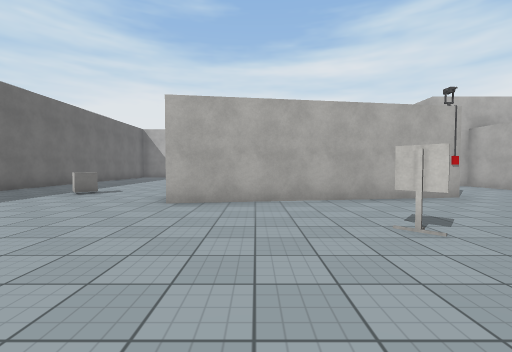
[1] (above)

20 first-person views from a walk through a 3-D level made in the Unity game engine. The camera is 1.4 m above the floor, tilts 2° down and sees 90° across. The floor is counted in squares, 2 m on a side. Each view is taken from the middle of a square. On the plan, view 1 faces up. The plan holds only what a view shows up to about 9 squares ahead; the rest is blank. The player is left out. Some surface patterns are stand-ins.

[2]
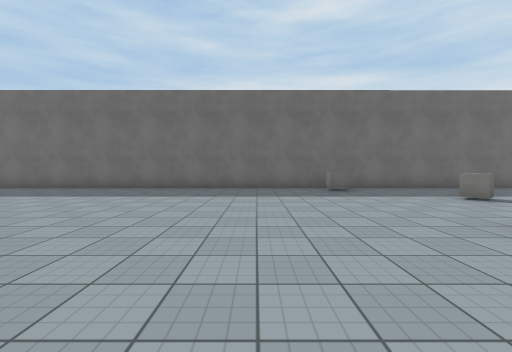

[3]
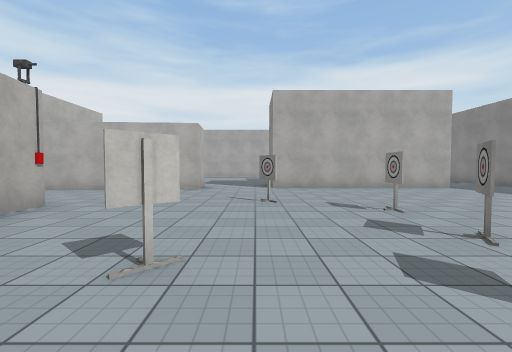

[4]
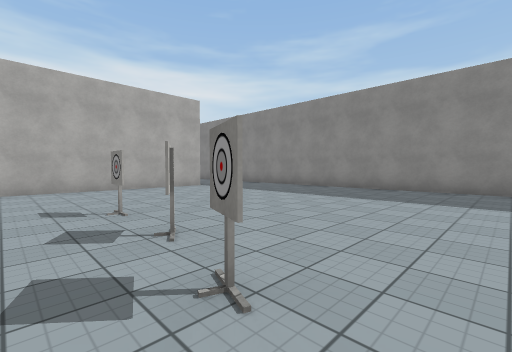

[5]
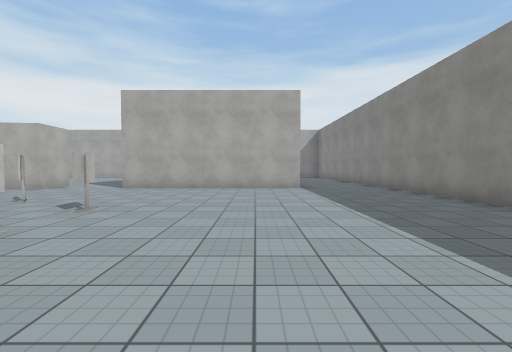

[6]
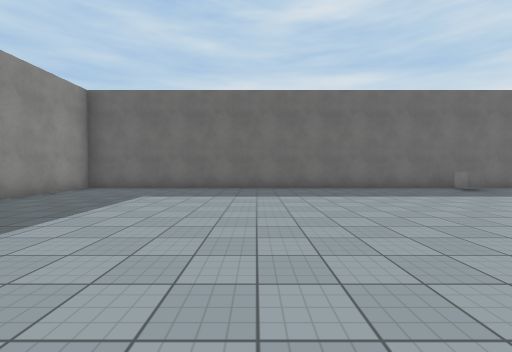

[7]
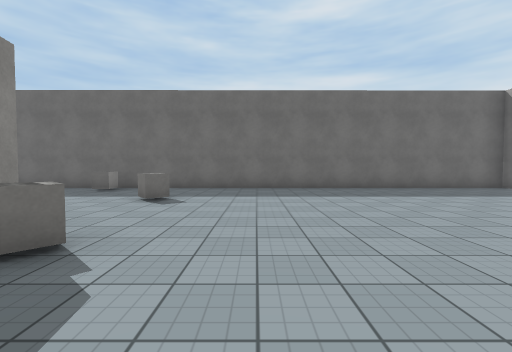

[8]
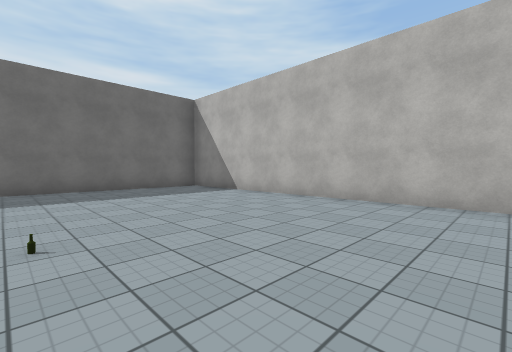

[9]
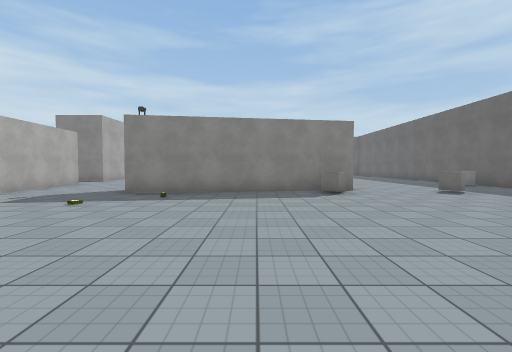

[10]
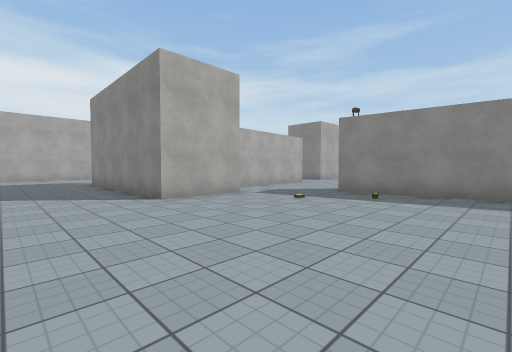

[11]
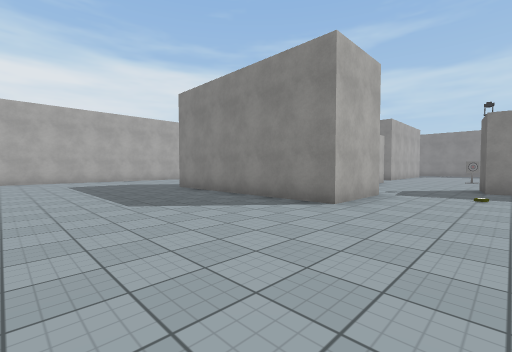

[12]
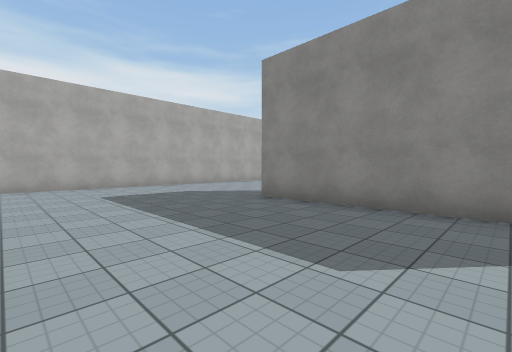

[13]
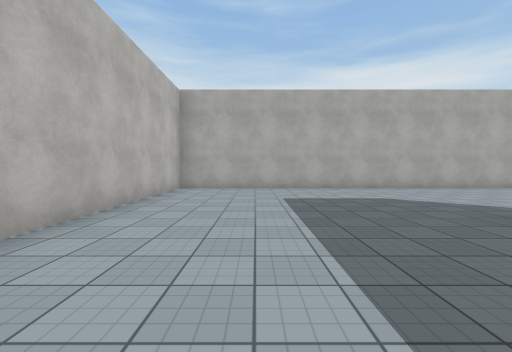

[14]
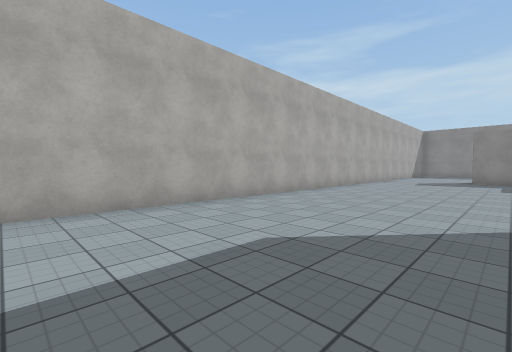

[15]
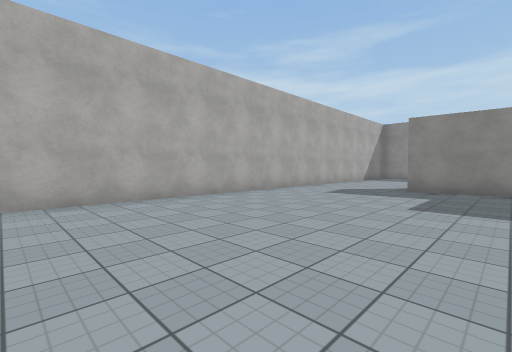

[16]
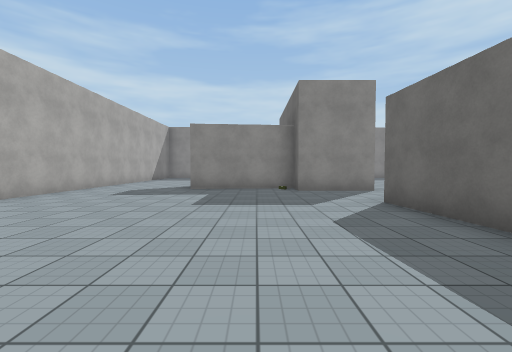

[17]
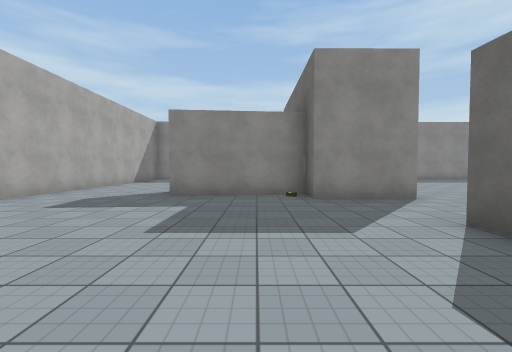

[18]
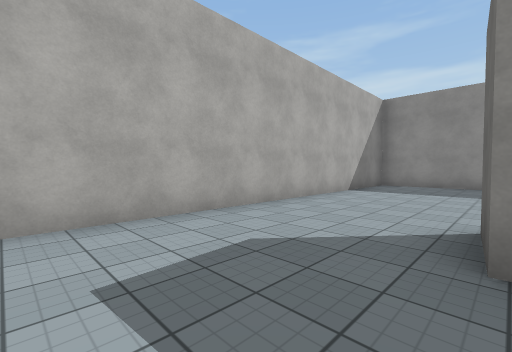

[19]
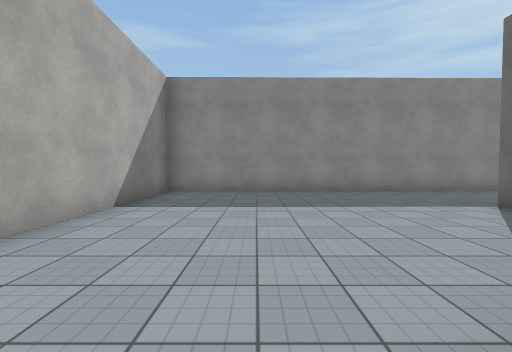

[20]
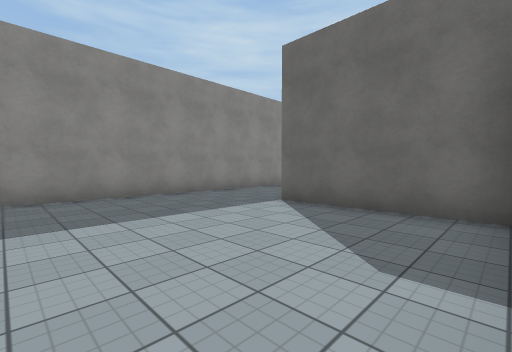

### Floor plan
Points are (right, up) in squares from view 1. A wall is a line through its corners. A room is listed if a view was taken in it or the views show most of it. See-through windows are left out.
Room 1 (views 1, 2, 3, 4, 5, 6, 7, 8, 9, 10, 11, 12, 13, 14, 15, 16, 17, 18, 19, 20)
walls: (9.1, 3.9) (8.1, 3.8) (7.7, 9); (6.3, 9.2) (6.3, 11.5) (12.2, 11.5); (9.3, 6.4) (9.4, 3.9); (3.9, -0.2) (4.4, -0.2); (4.4, -0.3) (3.9, -0.3); (0.8, 0.3) (1.4, 0); (-2, 6.3) (4.5, 7.2) (4.7, 5.9) (-1.8, 4.9); (10.8, -0.9) (10.8, -4.5); (8.5, -4.5) (8.5, 1.4) (10.7, 1.5) (10.8, 0.5) (14.1, 0.8) (14.2, -0.6); (1.1, 17.3) (-7.6, 17.3) (-7.5, -7.5) (-4.4, -7.5); (0, -7.5) (17.5, -7.3) (17.4, 17.5) (11.4, 17.4)
objects: cube (-7, 4); cube (-5, 7) to (-4, 7); cube (-1, 7); other object (2, 3); other object (5, 2)

Positions as (right, up) in squares from view 1, and headings:
1: (0, 0), facing up
2: (1, 2), facing left
3: (0, 2), facing right
4: (0, 1), facing down-right
5: (0, -3), facing right
6: (1, -2), facing left
7: (1, 9), facing left
8: (1, 12), facing up-left
9: (1, 14), facing down
10: (1, 14), facing down-right
11: (4, 16), facing down-right
12: (8, 16), facing down-right
13: (9, 15), facing right
14: (13, 14), facing down-right
15: (12, 9), facing down-right
16: (12, 9), facing down
17: (12, 7), facing down
18: (14, 3), facing down-right
19: (15, 0), facing down
20: (15, -1), facing down-left
